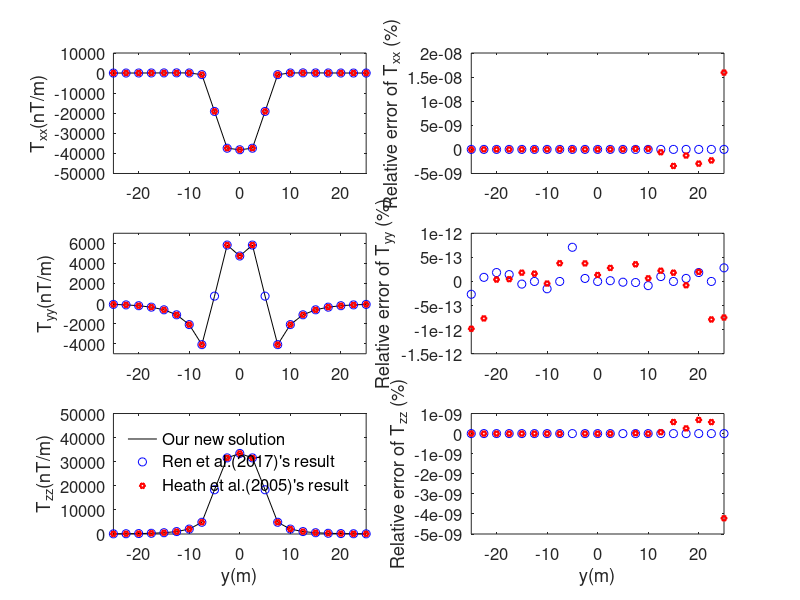
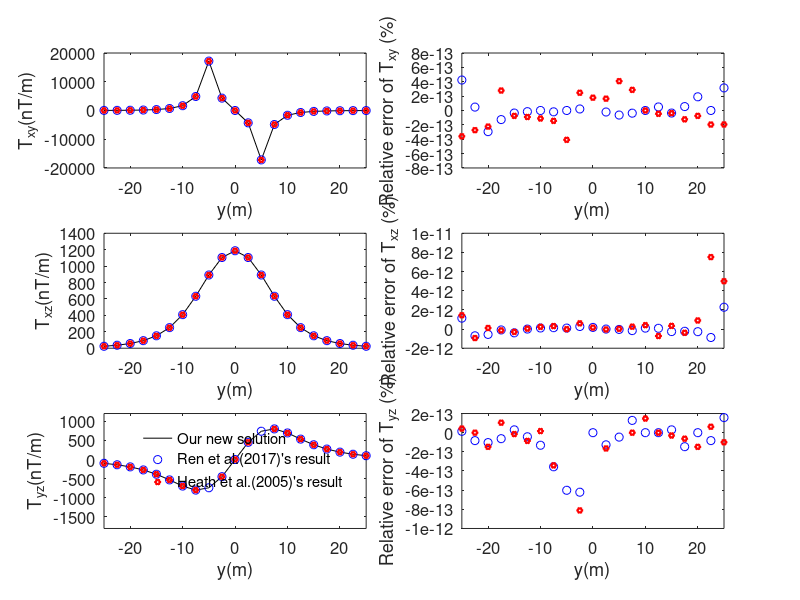

Source code (MATLAB) for these figures, in order:
clear all;
close all;
%% load closed-form from prism
xyz    = load('xyz.dat');
x      = xyz(:,1);
y      = xyz(:,2);
%% solution
T      = load('T.dat');                  %% new solutions
T2     = load('old_m3d/T1.dat');         %% previous solutions
T3     = load('health2005/result.dat');  %% health's solutions

lsize=2;
fsize=12;
msize= 4;

%% (xx,xy,xz,yx,yy,yz,zx,zy,zz) in T.dat
%% plot tensor (xx,yy,zz)

figure('Position',[0 0 850 850]); 
subplot(3,2,1);
plot(y, T(:,1),'k-', y, T2(:,1), 'bo', y, T3(:,1), 'rh', 'MarkerSize',  msize, 'LineWidth', lsize);
xlim([-25,25]);
ylim([-5e4,1e4]);
ylabel('T_{xx}(nT/m)','FontSize', fsize);
set(gca,'fontsize',fsize);

subplot(3,2,2);
plot(y, (T(:,1)-T2(:,1))./T2(:,1)*100, 'bo', y, (T(:,1)-T3(:,1))./T3(:,1)*100, 'rh', 'MarkerSize',  msize, 'LineWidth', lsize);
xlim([-25,25]);
ylabel('Relative error of T_{xx} (%)','FontSize', fsize);
set(gca,'fontsize',fsize);

subplot(3,2,3);
plot(y, T(:,5), 'k-', y, T2(:,5), 'bo',  y, T3(:,5), 'rh', 'MarkerSize',  msize, 'LineWidth', lsize);
xlim([-25,25]);
ylim([-5000,7000]);
ylabel({'T_{yy}(nT/m)'},'FontSize', fsize);
set(gca,'fontsize',fsize);

subplot(3,2,4);
plot(y, (T(:,5)-T2(:,5))./T2(:,5)*100, 'bo', y, (T(:,5)-T3(:,5))./T3(:,5)*100, 'rh', 'MarkerSize',  msize, 'LineWidth', lsize);
xlim([-25,25]);
ylabel('Relative error of T_{yy} (%)','FontSize', fsize);
set(gca,'fontsize',fsize);

subplot(3,2,5);
plot(y, T(:,9), 'k-',  y, T2(:,9), 'bo', y, T3(:,9), 'rh', 'MarkerSize',  msize, 'LineWidth', lsize);
xlim([-25,25]);
xlabel('y(m)','FontSize', fsize);
ylabel({'T_{zz}(nT/m)'},'FontSize', fsize);
ylim([0,5e4]);
hl=legend('Our new solution', 'Ren et al.(2017)''s result', 'Heath et al.(2005)''s result' );
set(hl, 'Box', 'off', 'location', 'Best','FontSize', fsize) ;
set(gca,'fontsize',fsize);

subplot(3,2,6);
plot(y, (T(:,9)-T2(:,9))./T2(:,9)*100, 'bo', y, (T(:,9)-T3(:,9))./T3(:,9)*100, 'rh','MarkerSize',  msize, 'LineWidth', lsize);
xlim([-25,25]);
xlabel('y(m)','FontSize', fsize);
ylabel('Relative error of T_{zz} (%)','FontSize', fsize);
set(gca,'fontsize',fsize);



%% plot tensor (xy,xz,yz)
%% plot tensor (xy)
figure('Position',[0 0 850 850]); 
subplot(3,2,1);
plot(y, T(:,2),'k-', y, T2(:,2), 'bo', y, T3(:,2), 'rh', 'MarkerSize',   msize, 'LineWidth', lsize);
xlim([-25,25]);
ylabel({'T_{xy}(nT/m)'},'FontSize', fsize);
%ylim([-1600,1200]);
set(hl, 'Box', 'off', 'location', 'Best','FontSize', fsize) ;
xlabel('y(m)','FontSize', fsize);
set(gca,'fontsize',fsize);

subplot(3,2,2);
T2(11,2) = 0; 
plot(y, (T(:,2)-T2(:,2))./T2(:,2)*100, 'bo', y, (T(:,2)-T3(:,2))./T2(:,3)*100, 'rh', 'MarkerSize',  msize, 'LineWidth', lsize);
xlim([-25,25]);
%ylim([-8e-13,4e-13]);
ylabel('Relative error of T_{xy} (%)','FontSize', fsize);
xlabel('y(m)','FontSize', fsize);
set(gca,'fontsize', fsize);

%% plot tensor (xz)
subplot(3,2,3);
plot(y, T(:,3),'k-', y, T2(:,3), 'bo', y, T3(:,3), 'rh', 'MarkerSize',  msize, 'LineWidth', lsize);
xlim([-25,25]);
ylabel({'T_{xz}(nT/m)'},'FontSize', fsize);
ylim([0,1400]);
set(hl, 'Box', 'off', 'location', 'Best','FontSize', fsize) ;
xlabel('y(m)','FontSize', fsize);
set(gca,'fontsize',fsize);

subplot(3,2,4);
%T2(11,8) = 0; 
plot(y, (T(:,3)-T2(:,3))./T2(:,3)*100, 'bo', y, (T(:,3)-T3(:,3))./T3(:,3)*100, 'rh','MarkerSize',  msize, 'LineWidth', lsize);
xlim([-25,25]);
%ylim([-8e-13,4e-13]);
ylabel('Relative error of T_{xz} (%)','FontSize', fsize);
xlabel('y(m)','FontSize', fsize);
set(gca,'fontsize', fsize);

%% plot tensor (yz)
subplot(3,2,5);
plot(y, T(:,8),'k-', y, T2(:,8), 'bo', y, T3(:,8), 'rh','MarkerSize',  msize, 'LineWidth', lsize);
xlim([-25,25]);
ylabel({'T_{yz}(nT/m)'},'FontSize', fsize);
ylim([-1800,1200]);
hl=legend('Our new solution', 'Ren et al.(2017)''s result', 'Heath et al.(2005)''s result' );
set(hl, 'Box', 'off', 'location', 'Best','FontSize', fsize) ;
xlabel('y(m)','FontSize', fsize);
set(gca,'fontsize',fsize);

subplot(3,2,6);
%T2(11,8) = 0; 
plot(y, (T(:,8)-T2(:,8))./T2(:,8)*100, 'bo', y, (T(:,8)-T3(:,8))./T3(:,8)*100, 'rh', 'MarkerSize',  msize, 'LineWidth', lsize);
xlim([-25,25]);
%ylim([-8e-13,4e-13]);
ylabel('Relative error of T_{yz} (%)','FontSize', fsize);
xlabel('y(m)','FontSize', fsize);
set(gca,'fontsize', fsize);



